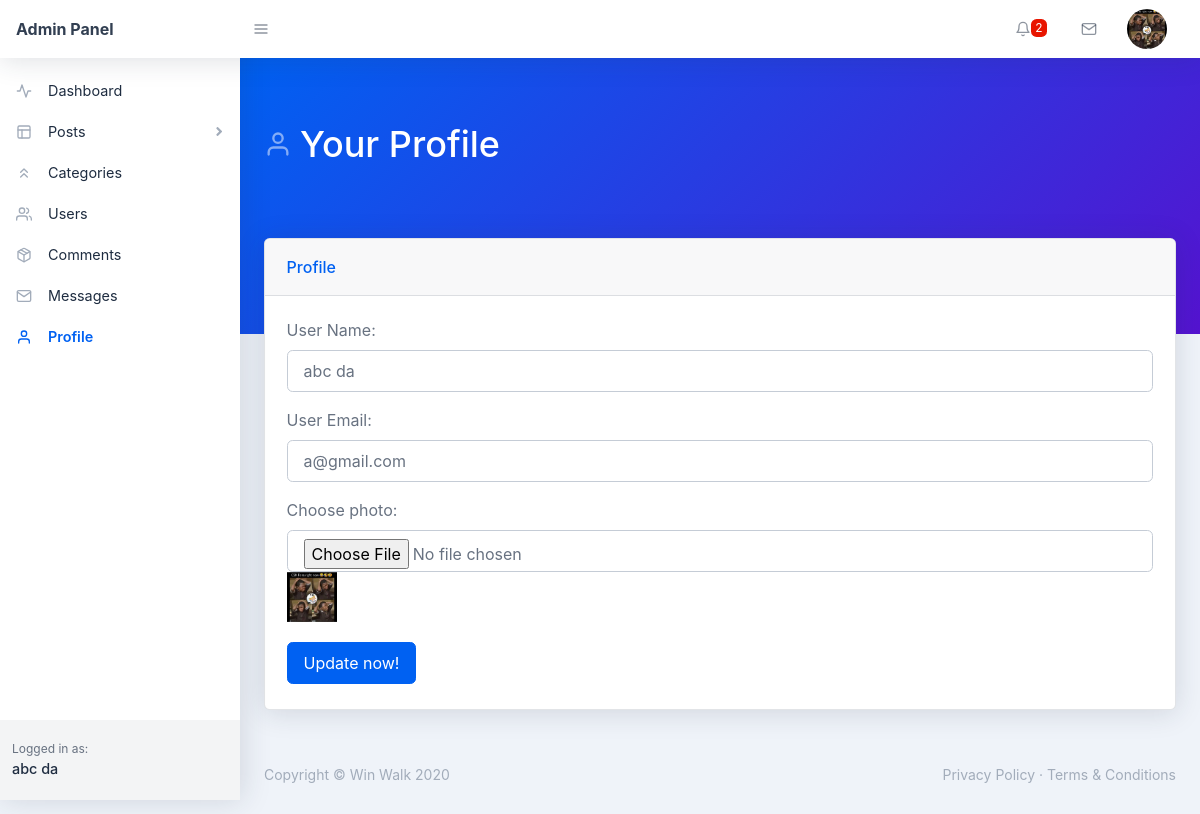
Screenshot of /backend/profile.php (signed in) with the database file from the repository.
### tables this page shows
CREATE TABLE `users` (
  `user_id` int(11) NOT NULL,
  `user_name` varchar(255) NOT NULL,
  `user_nickname` varchar(255) NOT NULL,
  `user_email` varchar(255) NOT NULL,
  `user_password` varchar(255) NOT NULL,
  `user_photo` text NOT NULL,
  `registered_on` varchar(255) NOT NULL,
  `user_role` varchar(255) NOT NULL DEFAULT 'Subscriber'
);

### backend/profile.php (the view, shortened to what this page needs)
<?php require_once('./includes/header.php'); ?>
    <body class="nav-fixed">
       <?php require_once('./includes/top-navbar.php');?>
        <div id="layoutSidenav">
            <div id="layoutSidenav_nav">
                <?php
                   $curr_page = basename(__FILE__);
                   require_once('./includes/left-sidebar.php');
               ?>
            </div>
            <div id="layoutSidenav_content">
                <main>
                    <div class="page-header pb-10 page-header-dark bg-gradient-primary-to-secondary">
                        <div class="container-fluid">
                            <div class="page-header-content">
                                <h1 class="page-header-title">
                                    <div class="page-header-icon"><i data-feather="user"></i></div>
                                    <span>Your Profile</span>
                                </h1>
                            </div>
                        </div>
                    </div>
                       <?php
                        if(isset($_COOKIE['_uid_'])) {
                            $user_id = base64_decode($_COOKIE['_uid_']);
                        } else if(isset($_SESSION['user_id'])) {
                            $user_id = $_SESSION['user_id'];
                        } else {
                            $user_id = -1;
                        }
                        $sql = "SELECT * FROM users WHERE user_id = :id";
                        $stmt = $pdo->prepare($sql);
                        $stmt->execute([
                            ':id' => $user_id
                        ]);
                        $user = $stmt->fetch(PDO::FETCH_ASSOC);
                        $user_name = $user['user_name'];
                        $user_email = $user['user_email'];
                        $user_photo = $user['user_photo'];
                    ?>
                    <div class="container-fluid mt-n10">
                        <div class="card mb-4">
                            <div class="card-header">Profile</div>
                            <div class="card-body">
                                <form action="profile.php" method="POST" enctype="multipart/form-data">
                                    <div class="form-group">
                                        <label for="user-name">User Name:</label>
                                        <input name="user-name" value="<?php echo $user_name; ?>" class="form-control" id="user-name" type="text" placeholder="User Name..." />
                                    </div>
                                    <div class="form-group">
                                        <label for="user-email">User Email:</label>
                                        <input name="user-email" value="<?php echo $user_email; ?>" class="form-control" id="user-email" type="email" placeholder="User Email..." />
                                    </div>
                                    <div class="form-group">
                                        <div class="form-group">
                                        <label for="post-title">Choose photo:</label>
                                        <input name="user-photo" class="form-control" id="post-title" type="file" />
                                        <img src="./assets/img/<?php echo $user_photo; ?>" width="50" height="50" />
                                    </div>
                                    </div>
                                    <button name="submit" class="btn btn-primary mr-2 my-1" type="submit">Update now!</button>
                                </form>
                            </div>
                        </div>
                    </div>
                </main>
<?php require_once('./includes/footer.php'); ?>

### backend/includes/top-navbar.php (shortened to what this page needs)
<nav class="topnav navbar navbar-expand shadow navbar-light bg-white" id="sidenavAccordion">
    <a class="navbar-brand d-none d-sm-block" href="index.php">Admin Panel</a><button class="btn btn-icon btn-transparent-dark order-1 order-lg-0 mr-lg-2" id="sidebarToggle" href="#"><i data-feather="menu"></i></button>
    <ul class="navbar-nav align-items-center ml-auto">
        <?php
            $sql = "SELECT * FROM comments WHERE comment_state = :state";
            $stmt = $pdo->prepare($sql);
            $stmt->execute([
                ':state' => 0
            ]);
            $count_comment = $stmt->rowCount();
        ?>
        <li class="nav-item dropdown no-caret mr-3 dropdown-notifications">
            <a class="btn btn-icon btn-transparent-dark dropdown-toggle" id="navbarDropdownAlerts" href="comments.php" role="button" data-toggle="dropdown" aria-haspopup="true" aria-expanded="false">
                <i data-feather="bell"></i>
                <?php
                    if($count_comment != 0) { ?>
                        <span class="badge badge-red"><?php echo $count_comment; ?></span>
                   <?php }
                ?>
            </a>
        </li>
        <li class="nav-item dropdown no-caret mr-3 dropdown-notifications">
            <a class="btn btn-icon btn-transparent-dark dropdown-toggle" id="navbarDropdownMessages" href="#" role="button" data-toggle="dropdown" aria-haspopup="true" aria-expanded="false">
                <i data-feather="mail"></i>
            </a>
        </li>
        <?php
            if(isset($_COOKIE['_uid_'])) {
                $user_id = base64_decode($_COOKIE['_uid_']);
            } else if(isset($_SESSION['user_id'])) {
                $user_id = $_SESSION['user_id'];
            } else {
                $user_id = -1;
            }
            $sql = "SELECT * FROM users WHERE user_id = :id";
            $stmt = $pdo->prepare($sql);
            $stmt->execute([
                ':id' => $user_id
            ]);
            $user = $stmt->fetch(PDO::FETCH_ASSOC);
            $user_photo = $user['user_photo'];
        ?>
        <li class="nav-item dropdown no-caret mr-3 dropdown-user">
            <a class="btn btn-icon btn-transparent-dark dropdown-toggle" id="navbarDropdownUserImage" href="javascript:void(0);" role="button" data-toggle="dropdown" aria-haspopup="true" aria-expanded="false"><img class="img-fluid" src="./assets/img/<?php echo $user_photo; ?>"/></a>
        </li>
    </ul>
</nav>

### backend/includes/left-sidebar.php (shortened to what this page needs)
 <nav class="sidenav shadow-right sidenav-light">
        <div class="sidenav-menu">
            <div class="nav accordion" id="accordionSidenav">
                <?php
                    if ($curr_page == 'index.php') { ?>
                        <a class="nav-link collapsed pt-4 active" href="index.php">
                            <div class="nav-link-icon"><i data-feather="activity"></i></div>
                            Dashboard
                        </a>
                    <?php } else { ?>
                          <a class="nav-link collapsed pt-4 " href="index.php">
                            <div class="nav-link-icon"><i data-feather="activity"></i></div>
                            Dashboard
                        </a>
                    <?php }
                ?>
                <?php
                    if($curr_page == 'all-post.php' || $curr_page == 'new-page.php' || $curr_page == 'add-new.php' || $curr_page== 'edit-post.php') { ?>
                        <a class="nav-link" href="javascript:void(0);" data-toggle="collapse" data-target="#collapseLayouts" aria-expanded="true" aria-controls="collapseLayouts"><div class="nav-link-icon "><i data-feather="layout"></i></div>
                        Posts
                        <div class="sidenav-collapse-arrow"><i class="fas fa-angle-down"></i></div>
                        </a>
                        <div class="collapse show" id="collapseLayouts" data-parent="#accordionSidenav">
                            <nav class="sidenav-menu-nested nav accordion" id="accordionSidenavLayout">
                                <a class="nav-link" href="all-post.php">All Posts</a>
                                <a class="nav-link" href="add-new.php">Add New Post</a>
                            </nav>
                        </div>
                    <?php } else {?>
                        <a class="nav-link collapsed" href="javascript:void(0);" data-toggle="collapse" data-target="#collapseLayouts" aria-expanded="false" aria-controls="collapseLayouts"><div class="nav-link-icon"><i data-feather="layout"></i></div>
                        Posts
                        <div class="sidenav-collapse-arrow"><i class="fas fa-angle-down"></i></div>
                        </a>
                        <?php }
                ?>
                    <?php
                        if ($curr_page == 'new-category.php' || $curr_page == 'categories.php' || $curr_page == 'edit-category.php') { ?>
                            <a class="nav-link active" href="categories.php" ><div class="nav-link-icon"><i data-feather="chevrons-up"></i></div>
                        Categories
                    </a>
                      <?php  } else { ?>
                        <a class="nav-link " href="categories.php" ><div class="nav-link-icon"><i data-feather="chevrons-up"></i></div>
                        Categories
                    </a>
                      <?php }
                    ?>
                    <?php
                        if($curr_page == 'user-update.php' || $curr_page == 'new-user.php' || $curr_page == 'users.php') { ?>
                              <a class="nav-link active" href="users.php" ><div class="nav-link-icon"><i data-feather="users"></i></div>
                                Users
                                </a>
                        <?php } else { ?>
                              <a class="nav-link" href="users.php" ><div class="nav-link-icon"><i data-feather="users"></i></div>
                                    Users
                                </a>
                            <?php }
                    ?>
                    <a class="nav-link" href="comments.php" ><div class="nav-link-icon"><i data-feather="package"></i></div>
                        Comments
                    </a>
                    <?php
                        if($curr_page == 'messages.php' || $curr_page == 'reply.php' || $curr_page == 'users.php') { ?>
                             <a class="nav-link active" href="messages.php" ><div class="nav-link-icon"><i data-feather="mail"></i></div>
                        Messages
                    </a>
                        <?php } else { ?>
                             <a class="nav-link" href="messages.php" ><div class="nav-link-icon"><i data-feather="mail"></i></div>
                        Messages
                    </a>
                            <?php }
                    ?>
                    <a class="nav-link" href="profile.php" ><div class="nav-link-icon"><i data-feather="user"></i></div>
                        Profile
                    </a>
            </div>
        </div>
        <div class="sidenav-footer">
            <div class="sidenav-footer-content">
                <div class="sidenav-footer-subtitle">Logged in as:</div>
                 <?php
                    if(isset($_COOKIE['_uid_'])) {
                        $user_id = base64_decode($_COOKIE['_uid_']);
                    } else if(isset($_SESSION['user_id'])) {
                        $user_id = $_SESSION['user_id'];
                    } else {
                        $user_id = -1;
                    }
                    $sql = "SELECT * FROM users WHERE user_id = :id";
                    $stmt = $pdo->prepare($sql);
                    $stmt->execute([
                        ':id' => $user_id
                    ]);
                    $user = $stmt->fetch(PDO::FETCH_ASSOC);
                    $user_name = $user['user_name'];
                ?>
                <div class="sidenav-footer-title"><?php echo $user_name; ?></div>
            </div>
        </div>
</nav>

### rows the page displays
users: user_photo (picture), user_name "abc da", user-name "abc da", user-email "a@gmail.com"

### other values shown
$count_comment "2"
